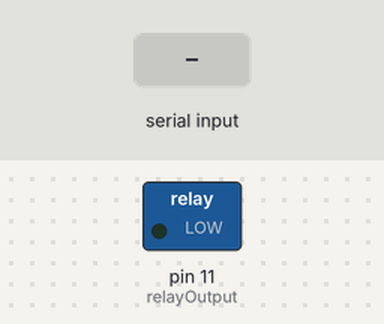
Recording of a sketch running on a simulated Arduino Uno, built with avr-gcc and run on an emulated ATmega328P. On the bench: switched loads named in the sketch (green lamp = pin HIGH). The inputs (shaded band) are chosen by the test bench. EEPROM starts erased.

Above: at 1.2 s.
1.3 s: "0x01" received over the second serial link
At 3.3 s:
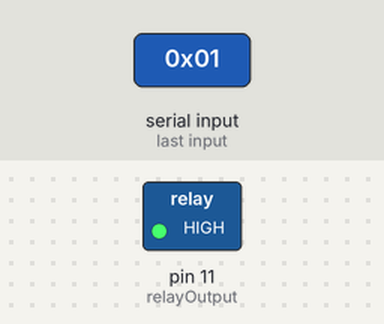
3.8 s: "0x02" received over the second serial link
At 5.3 s:
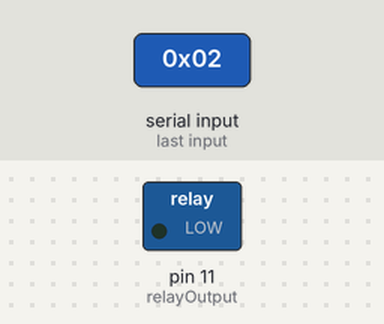
Timing chart, 0 to 6.8 s (numbered marks = the images above; inputs shaded):
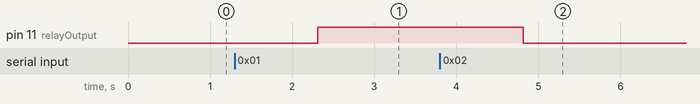

Measured:
- after the input at 1.3 s, pin 11 (relayOutput): LOW → HIGH after 1.0 s
- after the input at 3.8 s, pin 11 (relayOutput): HIGH → LOW after 1.0 s

The sketch:

serialCommAndEeprom.ino
```cpp
#include <SoftwareSerial.h>
#include <EEPROM.h>

#define relayOutput 11

SoftwareSerial serial1(12, 13); // RX, TX

void setup() {

  pinMode(relayOutput, OUTPUT);
  digitalWrite(relayOutput, LOW);
  serial1.begin(9600);
  Serial.begin(9600);

}

void loop() {

  if (serial1.available())
    mainTask();
}

void mainTask() {

  String option = serial1.readString();

  if (option.indexOf("0x01") >= 0) {
    serial1.println("Ligando...");
    writeByte(0, 1);
    digitalWrite(relayOutput, HIGH);
  } else if (option.indexOf("0x02") >= 0) {
    serial1.println("Desligando...");
    writeByte(0, 0);
    digitalWrite(relayOutput, LOW);
  } else if (option.indexOf("0x03") >= 0) {
    if (readByte(0) == 1)
        serial1.println("Ligado!");
    else
        serial1.println("Desligado!");
  } else {
    serial1.println("unknown command");
    }
  option = "";
}

void writeByte (int address, byte value){
  byte currentValue = readByte(address);
  if (currentValue == value){
    return;
  }
  else {
    EEPROM.write(address, value);
  }
}

byte readByte (int address){
  return EEPROM.read(address);
}

void writeInt(int address1, int address2, int value){
  int currentValue = readInt(address1, address2);
  if (currentValue == value){
    return;
  } else{
      byte firstByte = value&0xff;
      byte secondByte = (value >> 8) &0xff;
      EEPROM.write(address1, firstByte);
      EEPROM.write(address2, secondByte);
  }
}


int readInt(int address1, int address2){
  int value = 0;
  byte fistByte = EEPROM.read(address1);
  byte secondByte = EEPROM.read(address2);
  value = (secondByte << 8) + fistByte;
  return value;
}

void writeString(int address, String nessage){
  if (nessage.length()>EEPROM.length() || (address+nessage.length()) >EEPROM.length() ){
    Serial.println ("A sua String não cabe na EEPROM");
  } else{
    for (int i = 0; i<nessage.length(); i++){
       EEPROM.write(address,nessage[i]);
       address++;
    }
    EEPROM.write(address,'\0');
  }
}

String readString(int address){
  String message="";
  if (address>EEPROM.length()){
    return message;
  } else {
    char pos;
    do{
      pos = EEPROM.read(address);
      address++;
      message = message + pos;
    }
    while (pos != '\0');
  }
  return message;
}
```
